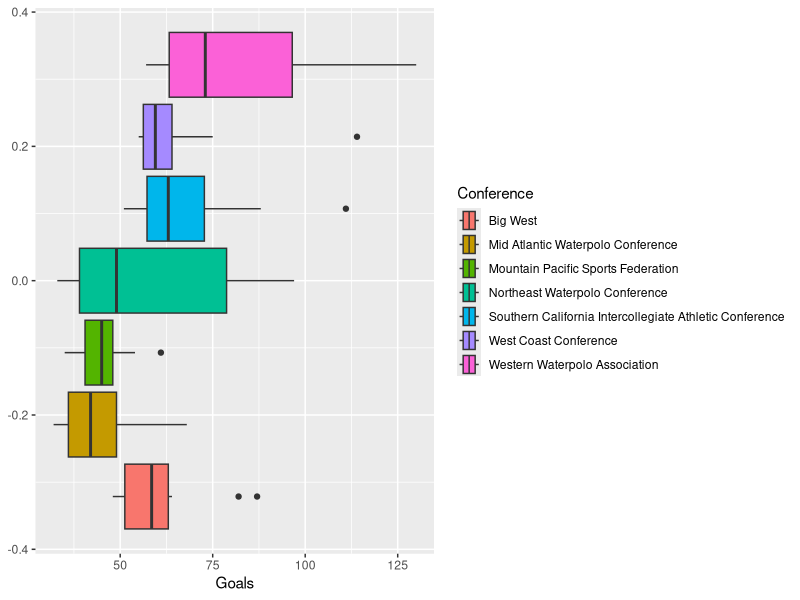

Source code (R):
## ---- chunk 1
library(tidyverse)
## ---- chunk 2
ncaa_waterpolo_goals <- read_csv("ncaa_waterpolo_goals.csv")
ncaa_waterpolo_assists <- read_csv("ncaa_waterpolo_assists.csv")
## ---- chunk 3
ncaa_waterpolo_goals %>% group_by(Team) %>%
  summarize(
    sum = sum(Goals)
    )%>% 
  arrange(desc(sum))
## ---- chunk 4
ncaa_waterpolo_goals %>% filter(Team == "Salem University")
## ---- chunk 5
ncaa_waterpolo_goals %>% group_by(Conference) %>%
  ggplot(.,
         mapping = aes(x = Goals,
                       fill = Conference
                       )) +
  geom_boxplot()
## ---- chunk 6
# Goals 
ncaa_waterpolo_goals %>% group_by(Team) %>%
  summarize(
    num_leaders_goals = n()
  ) %>%
  arrange(desc(num_leaders_goals))

# Assists
ncaa_waterpolo_assists %>% group_by(Team) %>%
  summarize(
    num_leaders_assists = n()
  ) %>%
  arrange(desc(num_leaders_assists))

## ---- chunk 7
# What conference has the most number of goals 
ncaa_waterpolo_goals %>% group_by(Conference) %>%
  summarize(
    num_goals = sum(Goals)
  ) %>%
  arrange(desc(num_goals))
## ---- chunk 8
ncaa_waterpolo_assists %>% filter(Team == "Salem University")
## ---- chunk 9
# goals by conference
summary_goals <-
  ncaa_waterpolo_goals %>% group_by(Conference) %>%
  summarize(
    n_goals = sum(Goals)
  )

summary_goals

# assists by conference
summary_assists <-
  ncaa_waterpolo_assists %>% group_by(Conference) %>%
  summarize(
    n_assists = sum(Assists)
  )

summary_assists

# joining together
full_join(summary_assists, summary_goals,by = "Conference")
## ---- chunk 10
# goals by team and conference
team_summary_goals <-
  ncaa_waterpolo_goals %>% group_by(Team, Conference) %>%
  summarize(
    n_goals = sum(Goals)
  )

team_summary_goals

# conference by assists
team_summary_assists <-
  ncaa_waterpolo_assists %>% group_by(Team, Conference) %>%
  summarize(
    n_assists = sum(Assists)
  )

team_summary_assists

# joining together
join <- inner_join(team_summary_assists, team_summary_goals,by = "Team") %>%
  arrange(desc(n_goals)) %>%
  select(-Conference.y)

# editing format 
join <- join %>%
  rename(
    Conference = Conference.x,
    `Total Assists` = n_assists,
    `Total Goals` = n_goals
  )

join <- join[, c("Conference", "Team", "Total Assists", "Total Goals")]

## ---- chunk 11
anti_join(team_summary_goals, team_summary_assists, by = "Team")
## ---- chunk 12
# who had the most assists - California Baptist
join %>% arrange(desc(`Total Assists`))

# who had the most goals - Salem University 
join %>% arrange(desc(`Total Goals`))

# what conference had the most assists 
join %>% group_by(Conference) %>%
  summarize(
    num_assists = sum(`Total Assists`)
  ) %>%
  arrange(desc(num_assists))

